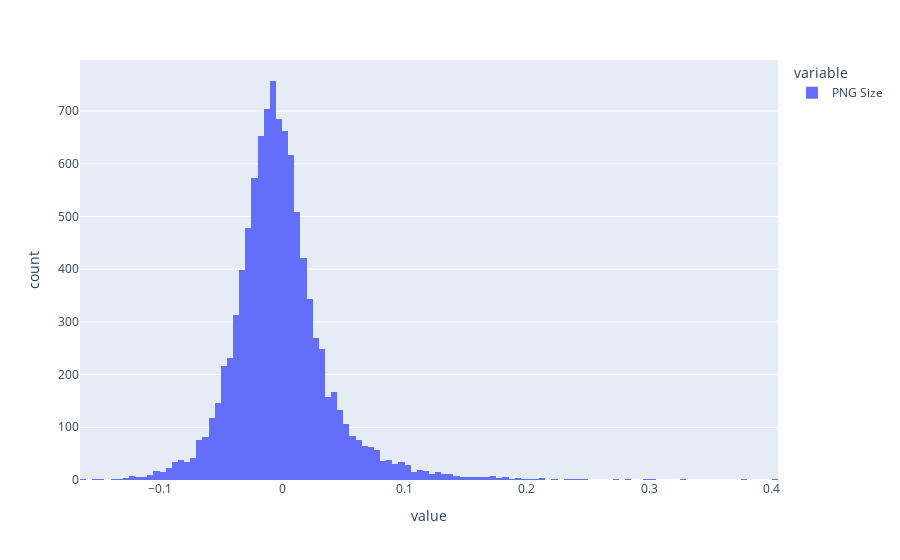

Notebook code cell kept with this figure:
### Code cell
px.histogram(((pred - y_test)/y_test))

### Figure 1 — Plotly figure (JSON) as saved in the notebook; plotly's stock layout.template omitted (floating-point values rounded to 4 significant figures; data arrays with more than 128 entries replaced by an {"elided": "..."} marker saying what was removed)
{"data": [{"alignmentgroup": "True", "bingroup": "x", "hovertemplate": "variable=PNG Size<br>value=%{x}<br>count=%{y}<extra></extra>", "legendgroup": "PNG Size", "marker": {"color": "#636efa", "pattern": {"shape": ""}}, "name": "PNG Size", "offsetgroup": "PNG Size", "orientation": "v", "showlegend": true, "type": "histogram", "x": {"elided": "10000 float values"}, "xaxis": "x", "yaxis": "y"}], "layout": {"barmode": "relative", "legend": {"title": {"text": "variable"}, "tracegroupgap": 0}, "margin": {"t": 60}, "xaxis": {"anchor": "y", "domain": [0, 1], "title": {"text": "value"}}, "yaxis": {"anchor": "x", "domain": [0, 1], "title": {"text": "count"}}}}
